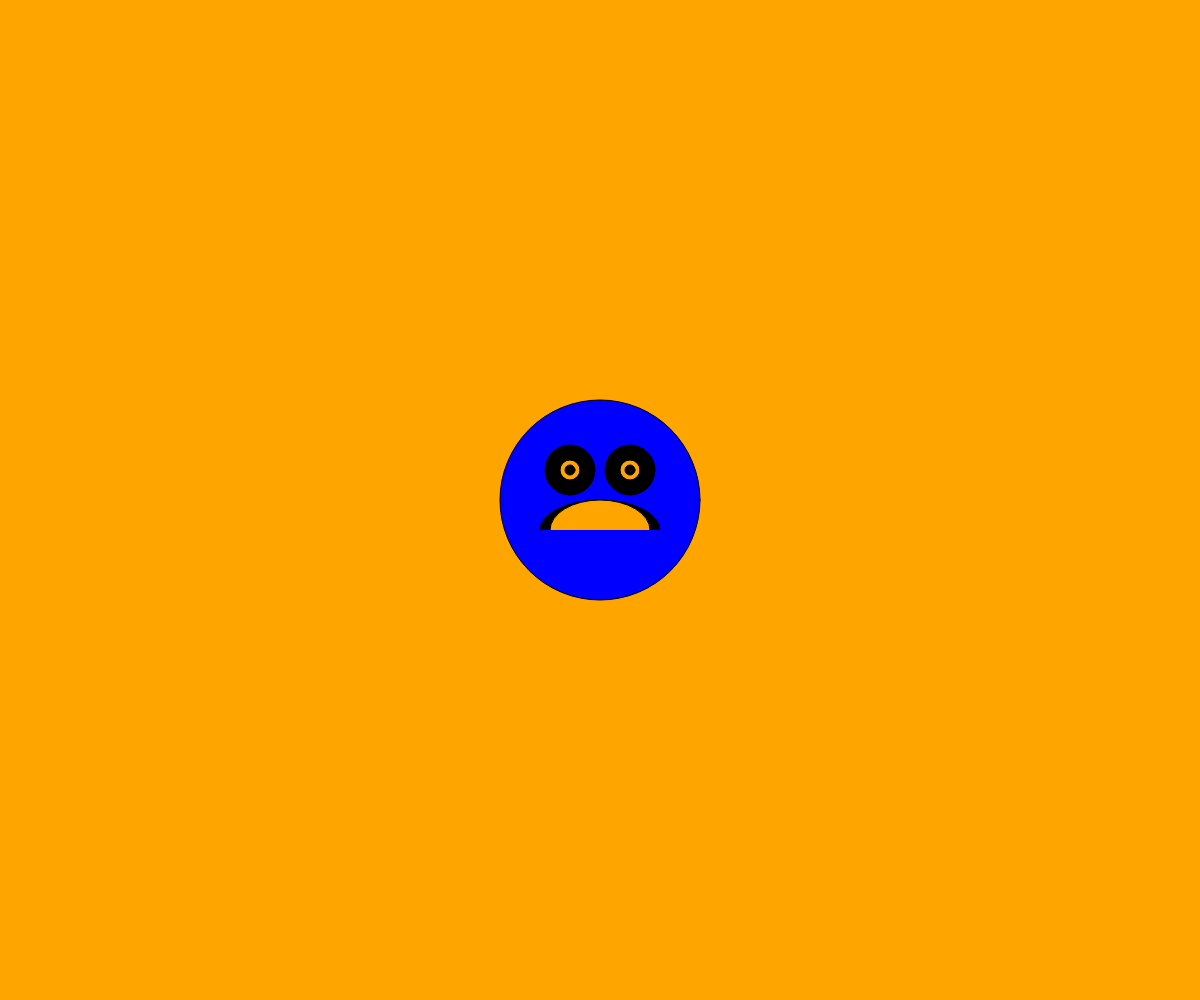
Frame 1 (no input)
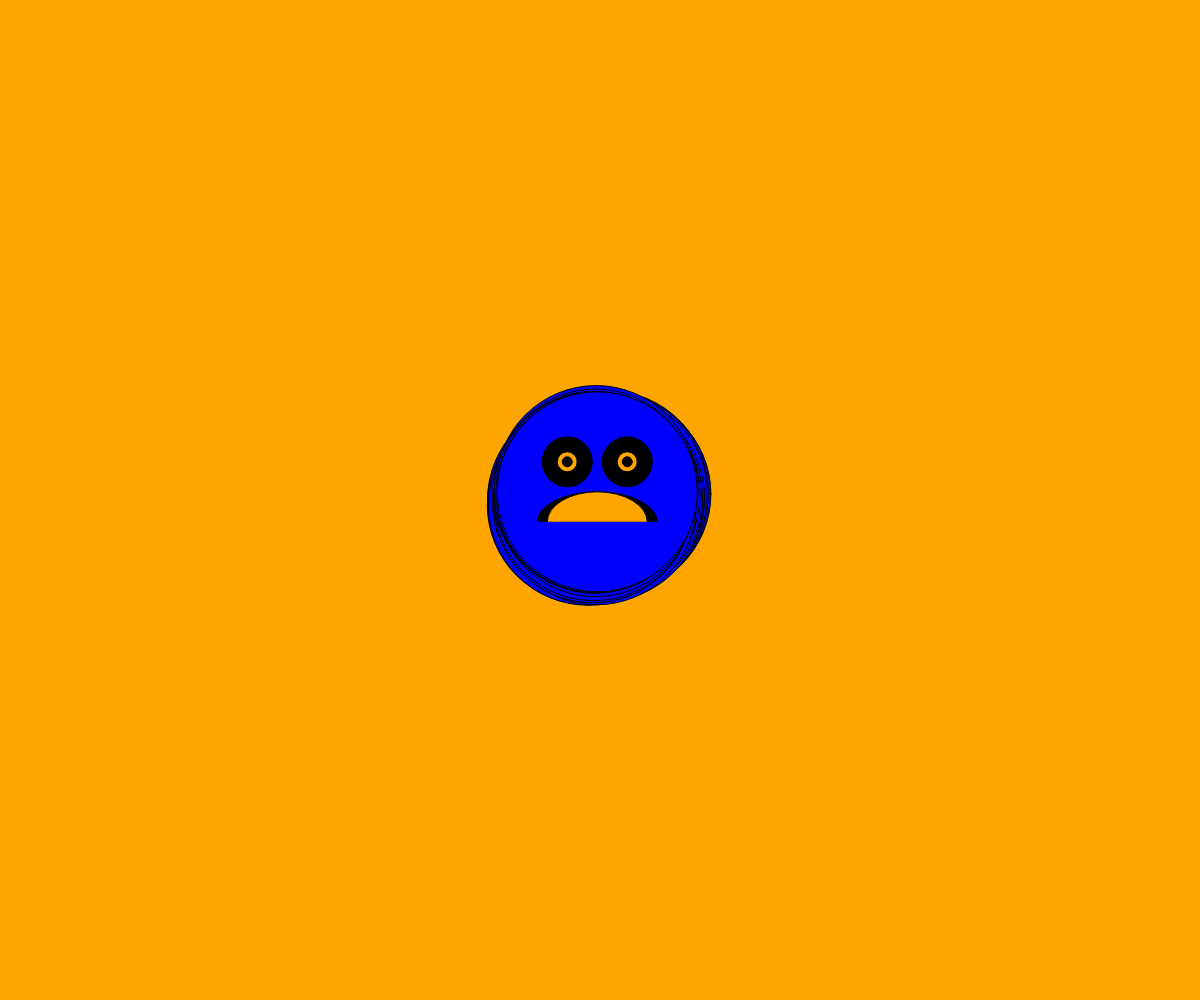
Frame 60 (no input)
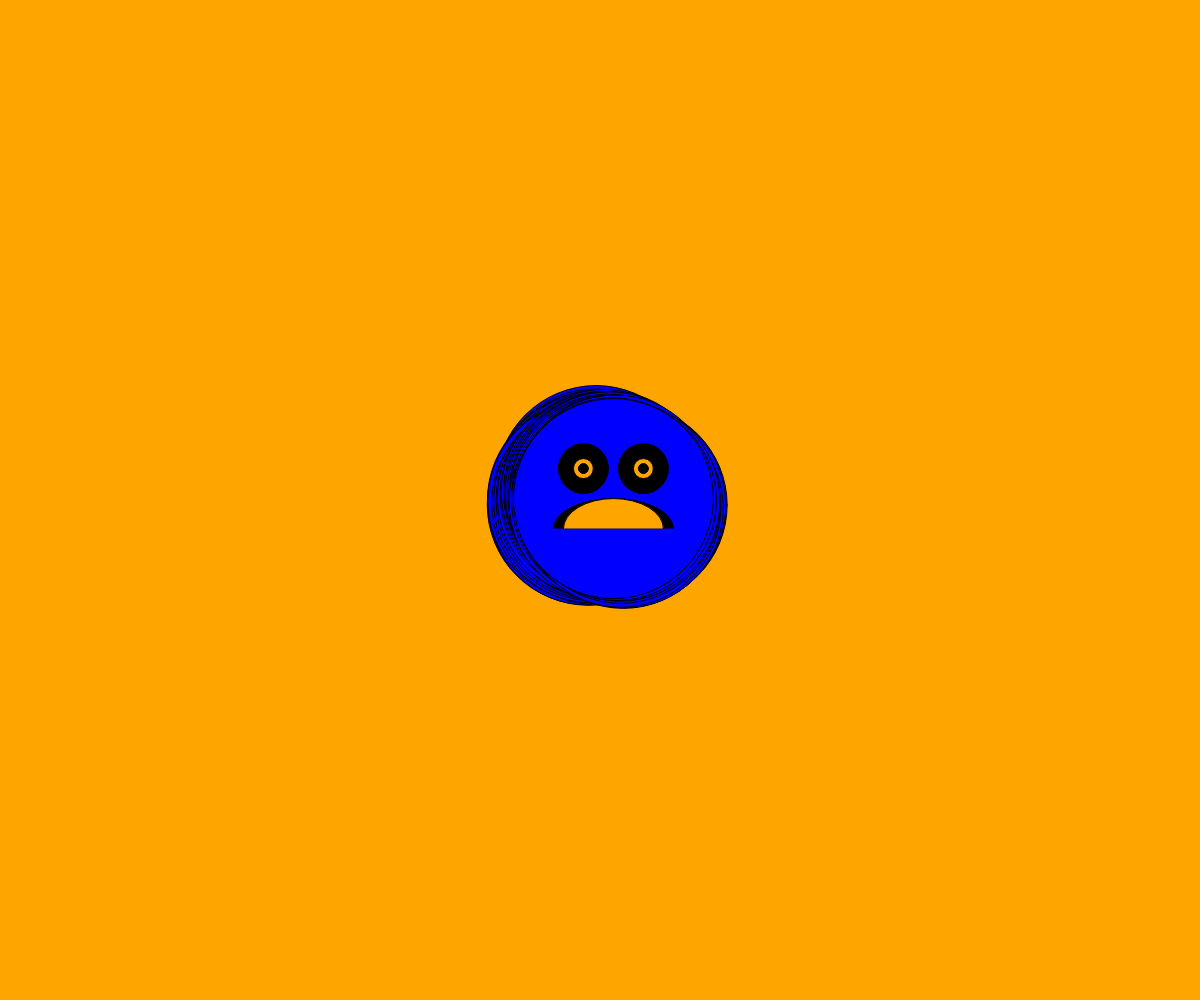
Frame 120 (the mouse pressed at the canvas centre since frame 60)

The p5.js sketch that drew these frames (run headless with seeded random() and noise() and a simulated clock; from frame 60 on, the mouse is pressed at the canvas centre):

// p5.js sketch
// ── sketch.js
// define frowny variable
// instantiate the varibale as an object
var frowny = {};

// frowny qualities
frowny.size = 200;
frowny.eye_mouth_y = -30;
frowny.color = 'blue';
frowny.mouth_h = 60;
frowny.pos_x = 0;
frowny.pos_y = 0;

function setup() {
  createCanvas( windowWidth, windowHeight );
  background( 'orange' );

  frowny.pos_x = width/2
  frowny.pos_y = height/2

}

function draw() {
  // frowny
  translate( frowny.pos_x, frowny.pos_y );
  fill( frowny.color );
    ellipse( 0, 0, frowny.size );

  fill( 'black' );
    ellipse( frowny.eye_mouth_y, frowny.eye_mouth_y, frowny.size * 0.25 );
    ellipse( -frowny.eye_mouth_y, frowny.eye_mouth_y, frowny.size * 0.25 );

  fill( 'orange' );
    ellipse( frowny.eye_mouth_y, frowny.eye_mouth_y, frowny.size * 0.10 );
    ellipse( -frowny.eye_mouth_y, frowny.eye_mouth_y, frowny.size * 0.10 );

  fill( 'black' );
    arc( 0, -frowny.eye_mouth_y, frowny.size * 0.6, frowny.mouth_h, PI, 0 );
    ellipse( frowny.eye_mouth_y, frowny.eye_mouth_y, frowny.size * 0.05 );
    ellipse( -frowny.eye_mouth_y, frowny.eye_mouth_y, frowny.size * 0.05 );

  fill( 'orange' );
    arc( 0, -frowny.eye_mouth_y, frowny.size * 0.5, frowny.mouth_h, PI, 0 );

  // update pos
  frowny.pos_x += random( -4, 4 );
  frowny.pos_y += random( -4, 4 );
}
